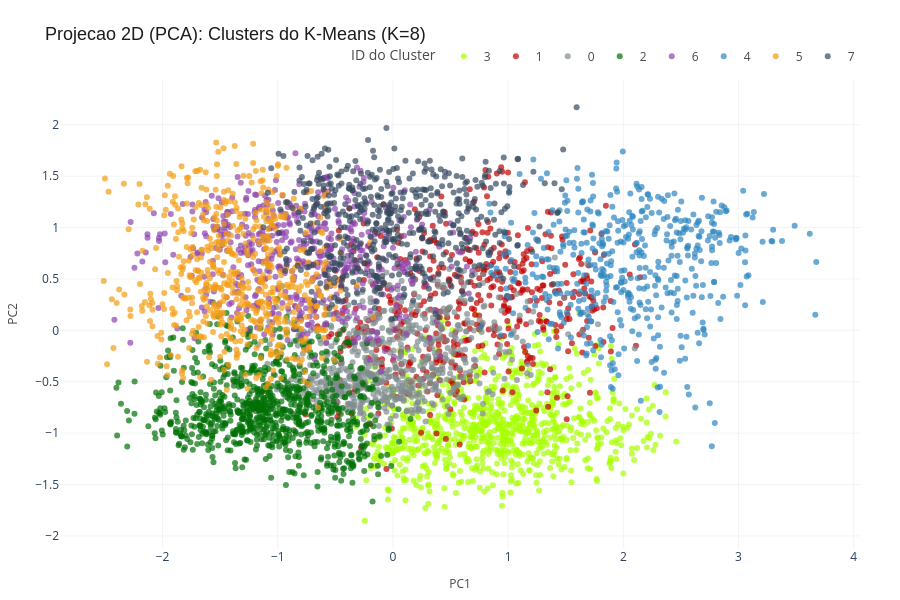

The cell this chart's notebook holds for it:
### Code cell
# Projecao 2D via PCA (componentes principais lineares)
plot_clusters_2d_plotly(
    df_pca, col_x='PC1', col_y='PC2',
    mapa_cores=CORES_CLUSTERS,
    titulo='Projecao 2D (PCA): Clusters do K-Means (K=8)'
)

### Figure 1 — Plotly figure (JSON) as saved in the notebook; plotly's stock layout.template omitted (floating-point values rounded to 4 significant figures; data arrays with more than 128 entries replaced by an {"elided": "..."} marker saying what was removed)
{"data": [{"customdata": {"elided": "862x1 str values"}, "hovertemplate": "Cluster=%{customdata[0]}<extra></extra>", "legendgroup": "3", "marker": {"color": "#A6FF00", "opacity": 0.7, "symbol": "circle"}, "mode": "markers", "name": "3", "orientation": "v", "showlegend": true, "type": "scatter", "x": {"elided": "862 float values"}, "xaxis": "x", "y": {"elided": "862 float values"}, "yaxis": "y"}, {"customdata": {"elided": "482x1 str values"}, "hovertemplate": "Cluster=%{customdata[0]}<extra></extra>", "legendgroup": "1", "marker": {"color": "#C00000", "opacity": 0.7, "symbol": "circle"}, "mode": "markers", "name": "1", "orientation": "v", "showlegend": true, "type": "scatter", "x": {"elided": "482 float values"}, "xaxis": "x", "y": {"elided": "482 float values"}, "yaxis": "y"}, {"customdata": {"elided": "680x1 str values"}, "hovertemplate": "Cluster=%{customdata[0]}<extra></extra>", "legendgroup": "0", "marker": {"color": "#7F8C8D", "opacity": 0.7, "symbol": "circle"}, "mode": "markers", "name": "0", "orientation": "v", "showlegend": true, "type": "scatter", "x": {"elided": "680 float values"}, "xaxis": "x", "y": {"elided": "680 float values"}, "yaxis": "y"}, {"customdata": {"elided": "873x1 str values"}, "hovertemplate": "Cluster=%{customdata[0]}<extra></extra>", "legendgroup": "2", "marker": {"color": "#007006", "opacity": 0.7, "symbol": "circle"}, "mode": "markers", "name": "2", "orientation": "v", "showlegend": true, "type": "scatter", "x": {"elided": "873 float values"}, "xaxis": "x", "y": {"elided": "873 float values"}, "yaxis": "y"}, {"customdata": {"elided": "538x1 str values"}, "hovertemplate": "Cluster=%{customdata[0]}<extra></extra>", "legendgroup": "6", "marker": {"color": "#8E44AD", "opacity": 0.7, "symbol": "circle"}, "mode": "markers", "name": "6", "orientation": "v", "showlegend": true, "type": "scatter", "x": {"elided": "538 float values"}, "xaxis": "x", "y": {"elided": "538 float values"}, "yaxis": "y"}, {"customdata": {"elided": "470x1 str values"}, "hovertemplate": "Cluster=%{customdata[0]}<extra></extra>", "legendgroup": "4", "marker": {"color": "#2E86C1", "opacity": 0.7, "symbol": "circle"}, "mode": "markers", "name": "4", "orientation": "v", "showlegend": true, "type": "scatter", "x": {"elided": "470 float values"}, "xaxis": "x", "y": {"elided": "470 float values"}, "yaxis": "y"}, {"customdata": {"elided": "578x1 str values"}, "hovertemplate": "Cluster=%{customdata[0]}<extra></extra>", "legendgroup": "5", "marker": {"color": "#F39C12", "opacity": 0.7, "symbol": "circle"}, "mode": "markers", "name": "5", "orientation": "v", "showlegend": true, "type": "scatter", "x": {"elided": "578 float values"}, "xaxis": "x", "y": {"elided": "578 float values"}, "yaxis": "y"}, {"customdata": {"elided": "517x1 str values"}, "hovertemplate": "Cluster=%{customdata[0]}<extra></extra>", "legendgroup": "7", "marker": {"color": "#34495E", "opacity": 0.7, "symbol": "circle"}, "mode": "markers", "name": "7", "orientation": "v", "showlegend": true, "type": "scatter", "x": {"elided": "517 float values"}, "xaxis": "x", "y": {"elided": "517 float values"}, "yaxis": "y"}], "layout": {"height": 600, "legend": {"font": {"color": "#4A4A4A", "size": 12}, "orientation": "h", "title": {"text": "ID do Cluster"}, "tracegroupgap": 0, "x": 1, "xanchor": "right", "y": 1.02, "yanchor": "bottom"}, "margin": {"b": 40, "l": 40, "r": 40, "t": 80}, "plot_bgcolor": "white", "title": {"font": {"color": "#1C1C1C", "family": "Arial", "size": 18}, "text": "Projecao 2D (PCA): Clusters do K-Means (K=8)"}, "width": 900, "xaxis": {"anchor": "y", "domain": [0, 1], "gridcolor": "#F2F3F4", "gridwidth": 1, "showgrid": true, "title": {"font": {"color": "#4A4A4A", "size": 12}, "text": "PC1"}, "zeroline": false}, "yaxis": {"anchor": "x", "domain": [0, 1], "gridcolor": "#F2F3F4", "gridwidth": 1, "showgrid": true, "title": {"font": {"color": "#4A4A4A", "size": 12}, "text": "PC2"}, "zeroline": false}}}
